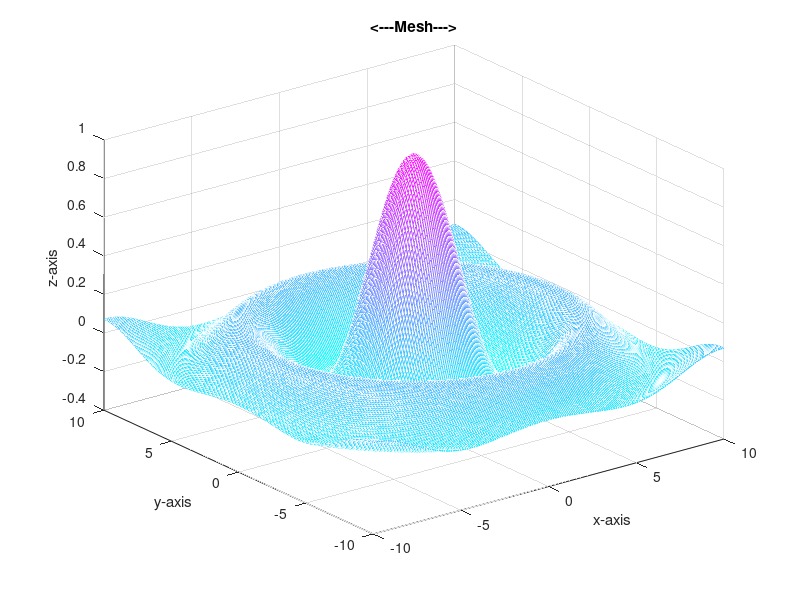
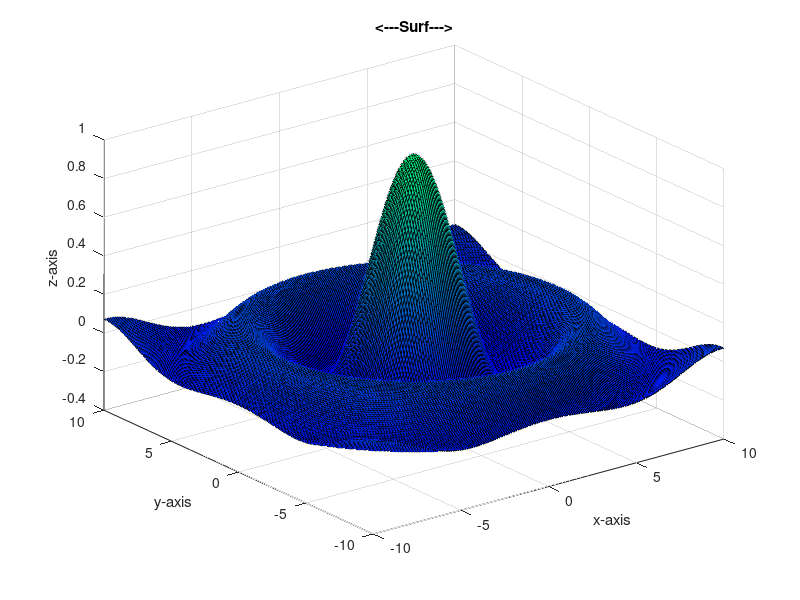
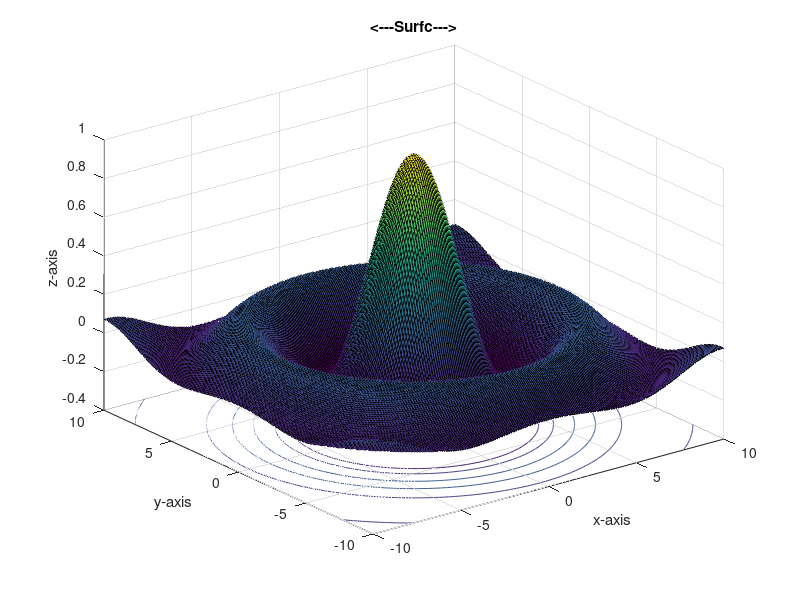

Write MATLAB code to recreate these figures, in order. (Note: this script raises an error after producing the figures.)
% Tarea 2 - Ejercicio 1
% Abraham Cepeda Oseguera
% A00827666
clear; clc; close all;
[X,Y] = meshgrid(-10:0.1:10,-10:0.1:10);
z = @(x,y) (sin((sqrt(x.^2+y.^2)))) ./ (sqrt(x.^2+y.^2));

figure(1)
mesh(X,Y,z(X,Y))
xlabel('x-axis')
ylabel('y-axis')
zlabel('z-axis')
title('<---Mesh--->')
colormap cool
pause

figure(2)
surf(X,Y,z(X,Y))
xlabel('x-axis')
ylabel('y-axis')
zlabel('z-axis')
title('<---Surf--->')
colormap winter
pause

figure(3)
surfc(X,Y,z(X,Y))
xlabel('x-axis')
ylabel('y-axis')
zlabel('z-axis')
title('<---Surfc--->')
colormap parula
pause

figure(4)
contour3(X,Y,z(X,Y))
xlabel('x-axis')
ylabel('y-axis')
zlabel('z-axis')
title('<---Contour3--->')
colormap summer